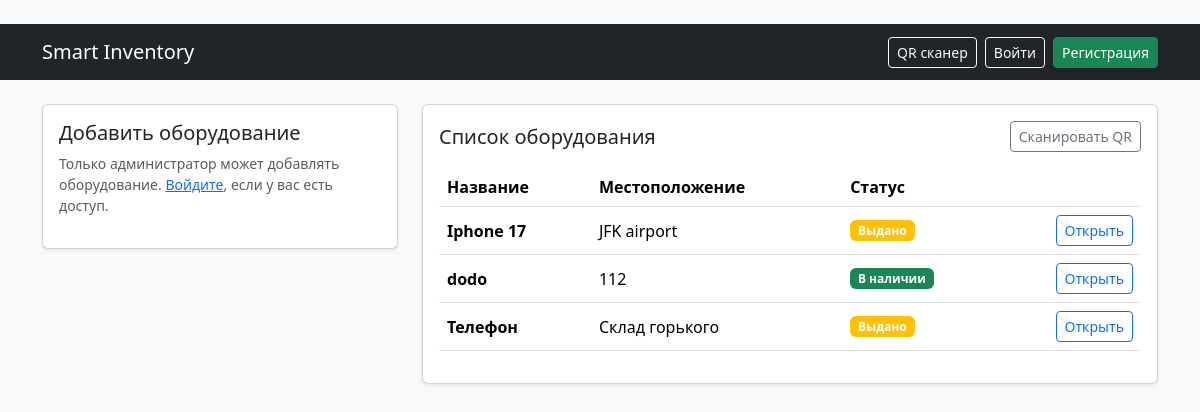
The page / on the database its author committed.
### app/models.py (models this page shows)
class Equipment(Base):
    __tablename__ = "equipment"
    id = Column(Integer, primary_key=True, index=True)
    uuid = Column(String, unique=True, index=True, nullable=False)
    name = Column(String, nullable=False)
    location = Column(String, nullable=False)
    notes = Column(Text, nullable=True)
    status = Column(String, nullable=False, default="available")
    qrcode_path = Column(String, nullable=True)
    created_at = Column(
        DateTime, nullable=False, default=datetime.utcnow, server_default=func.now()
    )
    updated_at = Column(
        DateTime,
        nullable=False,
        default=datetime.utcnow,
        onupdate=datetime.utcnow,
        server_default=func.now(),
    )
    issued_at = Column(DateTime, nullable=True)
    returned_at = Column(DateTime, nullable=True)
    histories = relationship(
        "History", back_populates="equipment", cascade="all, delete-orphan"
    )

### app/main.py (the view)
@app.get("/", response_class=HTMLResponse)
def list_equipment(
    request: Request,
    db: Session = Depends(get_db),
    current_user: Optional[models.User] = Depends(get_current_user),
):
    equipment = crud.list_equipment(db)
    context = {
        "request": request,
        "equipment": equipment,
        "status_labels": STATUS_LABELS,
        "status_badges": STATUS_BADGES,
        "current_user": current_user,
    }
    return templates.TemplateResponse("add_equipment.html", context)

### templates/add_equipment.html (shortened to what this page needs)
﻿{% extends "base.html" %}
{% block content %}
<div class="row g-4">
  <div class="col-md-4">
    <div class="card shadow-sm">
      <div class="card-body">
        <h5 class="card-title">Добавить оборудование</h5>
        {% if current_user and current_user.role == 'admin' %}
        <form method="post" action="/equipment/add">
          <div class="mb-3">
            <label class="form-label">Название</label>
            <input name="name" class="form-control" placeholder="Например, дрель" required />
          </div>
          <div class="mb-3">
            <label class="form-label">Местоположение</label>
            <input name="location" class="form-control" placeholder="Склад А" required />
          </div>
          <div class="mb-3">
            <label class="form-label">Заметки</label>
            <textarea name="notes" class="form-control" rows="3" placeholder="Необязательно"></textarea>
          </div>
          <div class="d-grid">
            <button class="btn btn-primary" type="submit">Создать</button>
          </div>
        </form>
        {% else %}
        <p class="text-muted small">
          Только администратор может добавлять оборудование. <a href="/login">Войдите</a>, если у вас есть доступ.
        </p>
        {% endif %}
      </div>
    </div>
  </div>
  <div class="col-md-8">
    <div class="card shadow-sm">
      <div class="card-body">
        <div class="d-flex justify-content-between align-items-center mb-3">
          <h5 class="card-title mb-0">Список оборудования</h5>
          <a class="btn btn-outline-secondary btn-sm" href="/scan">Сканировать QR</a>
        </div>
        <div class="table-responsive">
          <table class="table align-middle">
            <thead>
              <tr>
                <th>Название</th>
                <th>Местоположение</th>
                <th>Статус</th>
                <th></th>
              </tr>
            </thead>
            <tbody>
              {% for item in equipment %}
              <tr>
                <td class="fw-semibold">{{ item.name }}</td>
                <td>{{ item.location }}</td>
                <td>
                  <span class="badge bg-{{ status_badges.get(item.status, 'secondary') }}">
                    {{ status_labels.get(item.status, item.status) }}
                  </span>
                </td>
                <td class="text-end">
                  <a class="btn btn-sm btn-outline-primary" href="/item/{{ item.uuid }}">
                    Открыть
                  </a>
                </td>
              </tr>
              {% else %}
              <tr>
                <td colspan="4" class="text-center text-muted">Записей пока нет</td>
              </tr>
              {% endfor %}
            </tbody>
          </table>
        </div>
      </div>
    </div>
  </div>
</div>
{% endblock %}

### rows shown on the page
Equipment: name "Iphone 17", location "JFK airport", get "Выдано"
Equipment: name "dodo", location "112", get "В наличии"
Equipment: name "Телефон", location "Склад горького", get "Выдано"
